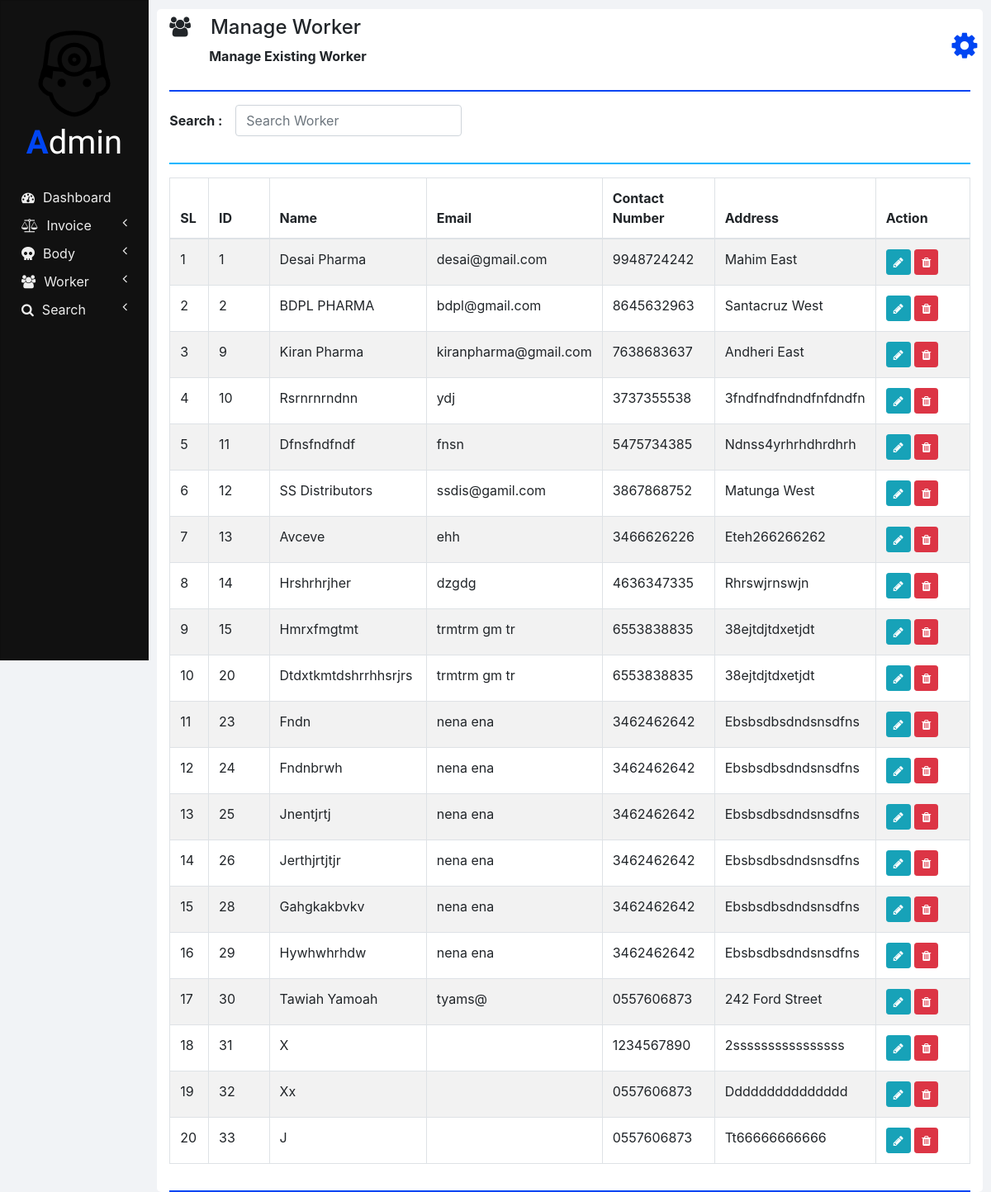
Screenshot of /manage_worker.php with the database file from the repository.
### tables this page shows
CREATE TABLE `workers` (
  `ID` int(11) NOT NULL,
  `NAME` varchar(100) NOT NULL,
  `EMAIL` varchar(100) NOT NULL,
  `CONTACT_NUMBER` varchar(10) NOT NULL,
  `ADDRESS` varchar(100) NOT NULL
);

### php/manage_worker.php (the view, shortened to what this page needs)
<?php
  function showWorkers($id) {
    require "db_connection.php";
    if($con) {
      $seq_no = 0;
      $query = "SELECT * FROM workers";
      $result = mysqli_query($con, $query);
      while($row = mysqli_fetch_array($result)) {
        $seq_no++;
        if($row['ID'] == $id)
          showEditOptionsRow($seq_no, $row);
        else
          showworkerRow($seq_no, $row);
      }
    }
  }
  function showworkerRow($seq_no, $row) {
    ?>
    <tr>
      <td><?php echo $seq_no; ?></td>
      <td><?php echo $row['ID'] ?></td>
      <td><?php echo $row['NAME']; ?></td>
      <td><?php echo $row['EMAIL']; ?></td>
      <td><?php echo $row['CONTACT_NUMBER']; ?></td>
      <td><?php echo $row['ADDRESS']; ?></td>
      <td>
        <button href="" class="btn btn-info btn-sm" onclick="editworker(<?php echo $row['ID']; ?>);">
          <i class="fa fa-pencil"></i>
        </button>
        <button class="btn btn-danger btn-sm" onclick="deleteworker(<?php echo $row['ID']; ?>);">
          <i class="fa fa-trash"></i>
        </button>
      </td>
    </tr>
    <?php
  }
  ?>

### css/sidenav.css (style rules this page uses)
body { background-color: #f1f3f6; }
.sidenav { width: 15%; height: 100vh; background-color: #222222; position: fixed; z-index: 1; flex: 1 0 auto; }
.card { width: 100%; height: 100%; top: 0; border-radius: 0; background-color: #111111; }
.logo .logo-caption { font-family: 'Poiret One', cursive; color: #ffffff; text-align: center; margin-bottom: 25px; }
.logo .profile { margin-left: 50%; border-radius: 50%; transform: translate(-50%); }
.logo .tweak { color: #0045f3; font-weight: bold; }
.main-menu-item { padding: 5px 5px; cursor: pointer; }
.main-menu-item > a { color: #eeeeee; text-decoration: none; font-size: 16px; }
.main-menu-item > a > span { margin-left: 10px; }

### css/home.css (style rules this page uses)
html, body { height: 100vh; }

### rows the page displays
workers: seq_no "1", ID "1", NAME "Desai Pharma", EMAIL "desai@gmail.com", CONTACT_NUMBER "9948724242", ADDRESS "Mahim East"
workers: seq_no "2", ID "2", NAME "BDPL PHARMA", EMAIL "bdpl@gmail.com", CONTACT_NUMBER "8645632963", ADDRESS "Santacruz West"
workers: seq_no "3", ID "9", NAME "Kiran Pharma", EMAIL "kiranpharma@gmail.com", CONTACT_NUMBER "7638683637", ADDRESS "Andheri East"
workers: seq_no "4", ID "10", NAME "Rsrnrnrndnn", EMAIL "ydj", CONTACT_NUMBER "3737355538", ADDRESS "3fndfndfndndfnfdndfn"
workers: seq_no "5", ID "11", NAME "Dfnsfndfndf", EMAIL "fnsn", CONTACT_NUMBER "5475734385", ADDRESS "Ndnss4yrhrhdhrdhrh"
workers: seq_no "6", ID "12", NAME "SS Distributors", EMAIL "ssdis@gamil.com", CONTACT_NUMBER "3867868752", ADDRESS "Matunga West"
workers: seq_no "7", ID "13", NAME "Avceve", EMAIL "ehh", CONTACT_NUMBER "3466626226", ADDRESS "Eteh266266262"
workers: seq_no "8", ID "14", NAME "Hrshrhrjher", EMAIL "dzgdg", CONTACT_NUMBER "4636347335", ADDRESS "Rhrswjrnswjn"
workers: seq_no "9", ID "15", NAME "Hmrxfmgtmt", EMAIL "trmtrm gm tr", CONTACT_NUMBER "6553838835", ADDRESS "38ejtdjtdxetjdt"
workers: seq_no "10", ID "20", NAME "Dtdxtkmtdshrrhhsrjrs", EMAIL "trmtrm gm tr", CONTACT_NUMBER "6553838835", ADDRESS "38ejtdjtdxetjdt"
workers: seq_no "11", ID "23", NAME "Fndn", EMAIL "nena ena", CONTACT_NUMBER "3462462642", ADDRESS "Ebsbsdbsdndsnsdfns"
workers: seq_no "12", ID "24", NAME "Fndnbrwh", EMAIL "nena ena", CONTACT_NUMBER "3462462642", ADDRESS "Ebsbsdbsdndsnsdfns"
workers: seq_no "13", ID "25", NAME "Jnentjrtj", EMAIL "nena ena", CONTACT_NUMBER "3462462642", ADDRESS "Ebsbsdbsdndsnsdfns"
workers: seq_no "14", ID "26", NAME "Jerthjrtjtjr", EMAIL "nena ena", CONTACT_NUMBER "3462462642", ADDRESS "Ebsbsdbsdndsnsdfns"
workers: seq_no "15", ID "28", NAME "Gahgkakbvkv", EMAIL "nena ena", CONTACT_NUMBER "3462462642", ADDRESS "Ebsbsdbsdndsnsdfns"
workers: seq_no "16", ID "29", NAME "Hywhwhrhdw", EMAIL "nena ena", CONTACT_NUMBER "3462462642", ADDRESS "Ebsbsdbsdndsnsdfns"
workers: seq_no "17", ID "30", NAME "Tawiah Yamoah", EMAIL "tyams@", CONTACT_NUMBER "0557606873", ADDRESS "242 Ford Street"
workers: seq_no "18", ID "31", NAME "X", CONTACT_NUMBER "1234567890", ADDRESS "2ssssssssssssssss"
workers: seq_no "19", ID "32", NAME "Xx", CONTACT_NUMBER "0557606873", ADDRESS "Ddddddddddddddd"
workers: seq_no "20", ID "33", NAME "J", CONTACT_NUMBER "0557606873", ADDRESS "Tt66666666666"

### other values shown
$heading "Manage Worker"
$sub_heading "Manage Existing Worker"
